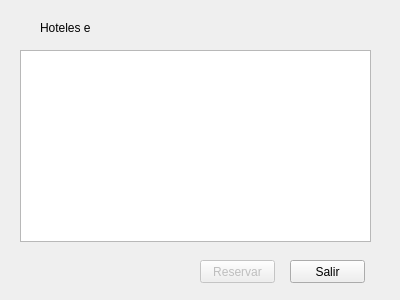
<?xml version="1.0" encoding="UTF-8"?>
<ui version="4.0">
 <class>verHoteles</class>
 <widget class="QDialog" name="verHoteles">
  <property name="geometry">
   <rect>
    <x>0</x>
    <y>0</y>
    <width>400</width>
    <height>300</height>
   </rect>
  </property>
  <property name="windowTitle">
   <string>Dialog</string>
  </property>
  <widget class="QPushButton" name="reservarHotel">
   <property name="enabled">
    <bool>false</bool>
   </property>
   <property name="geometry">
    <rect>
     <x>200</x>
     <y>260</y>
     <width>75</width>
     <height>23</height>
    </rect>
   </property>
   <property name="text">
    <string>Reservar</string>
   </property>
  </widget>
  <widget class="QPushButton" name="salir_H">
   <property name="geometry">
    <rect>
     <x>290</x>
     <y>260</y>
     <width>75</width>
     <height>23</height>
    </rect>
   </property>
   <property name="text">
    <string>Salir</string>
   </property>
  </widget>
  <widget class="QLabel" name="label">
   <property name="geometry">
    <rect>
     <x>40</x>
     <y>20</y>
     <width>51</width>
     <height>16</height>
    </rect>
   </property>
   <property name="text">
    <string>Hoteles en</string>
   </property>
  </widget>
  <widget class="QTableWidget" name="tableWidget">
   <property name="geometry">
    <rect>
     <x>20</x>
     <y>50</y>
     <width>351</width>
     <height>192</height>
    </rect>
   </property>
  </widget>
  <widget class="QLabel" name="label_ciudad">
   <property name="geometry">
    <rect>
     <x>100</x>
     <y>20</y>
     <width>131</width>
     <height>16</height>
    </rect>
   </property>
   <property name="text">
    <string/>
   </property>
  </widget>
 </widget>
 <resources/>
 <connections/>
</ui>
